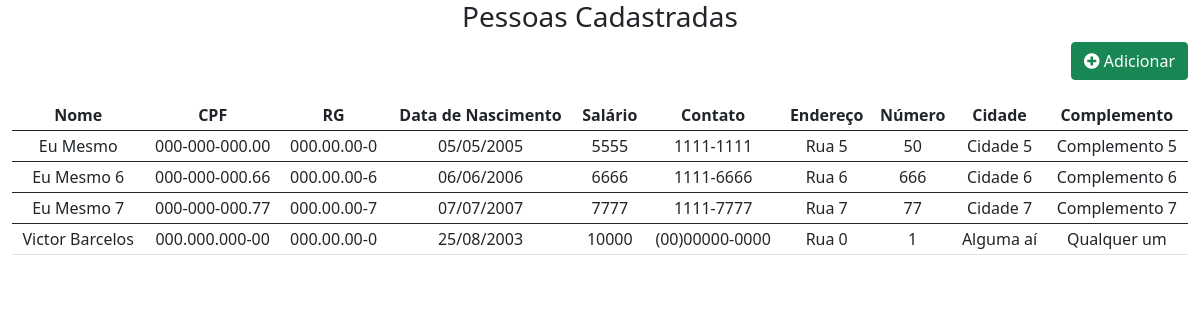
The page / on the database its author committed.
### tables this page shows
CREATE TABLE IF NOT EXISTS `pessoas` (
  `id` bigint UNSIGNED NOT NULL AUTO_INCREMENT,
  `cpf` varchar(15) DEFAULT NULL,
  `rg` varchar(15) DEFAULT NULL,
  `nome` varchar(50) DEFAULT NULL,
  `data_nascimento` date DEFAULT NULL,
  `salario` float DEFAULT NULL,
  PRIMARY KEY (`id`),
  UNIQUE KEY `id` (`id`)
);

CREATE TABLE IF NOT EXISTS `contato` (
  `id` bigint UNSIGNED NOT NULL AUTO_INCREMENT,
  `pessoa_id` int DEFAULT NULL,
  `contato` varchar(15) DEFAULT NULL,
  PRIMARY KEY (`id`),
  UNIQUE KEY `id` (`id`),
  KEY `pessoa_id` (`pessoa_id`)
);

CREATE TABLE IF NOT EXISTS `enderecos` (
  `id` bigint UNSIGNED NOT NULL AUTO_INCREMENT,
  `pessoa_id` int DEFAULT NULL,
  `cidade_id` int DEFAULT NULL,
  `endereco` varchar(255) DEFAULT NULL,
  `numero` int DEFAULT NULL,
  `complemento` varchar(255) DEFAULT NULL,
  PRIMARY KEY (`id`),
  UNIQUE KEY `id` (`id`),
  KEY `pessoa_id` (`pessoa_id`),
  KEY `cidade_id` (`cidade_id`)
);

CREATE TABLE IF NOT EXISTS `contatos` (
  `id` bigint UNSIGNED NOT NULL AUTO_INCREMENT,
  `cidade` varchar(50) DEFAULT NULL,
  PRIMARY KEY (`id`),
  UNIQUE KEY `id` (`id`)
);

### index.php (the view, shortened to what this page needs)
<?php
    include("conexao.php");
    $consulta_pessoas = "SELECT * FROM pessoas";
    $con_pessoas = $conectar->query($consulta_pessoas) or die ($conectar->error);
    $consulta_enderecos = "SELECT * FROM enderecos";
    $con_enderecos = $conectar->query($consulta_enderecos) or die ($conectar->error);
    $consulta_contato = "SELECT * FROM contato";
    $con_contato = $conectar->query($consulta_contato) or die ($conectar->error);
    $consulta_contatos = "SELECT * FROM contatos";
    $con_contatos = $conectar->query($consulta_contatos) or die ($conectar->error);
?>
<html>
<head>
    <link rel="stylesheet" href="css/style.css">
    <link href="https://cdn.jsdelivr.net/npm/bootstrap@5.1.0/dist/css/bootstrap.min.css" rel="stylesheet">
    <link rel="stylesheet" href="https://cdnjs.cloudflare.com/ajax/libs/font-awesome/5.15.1/css/all.min.css" />
</head>
<body>
    <div class="container-fluid">
        <section>
            <h3 style="text-align:center;">
                <span>Pessoas Cadastradas</span>
            </h3>
        </section>
        <section class="content">
            <div class="box">
                <div class="box-header with-border">
                    <div class="row margin-bottom-20">
                        <div class="col-md-12 text-right">
                            <a href="form_cadastro.php" title="Novo cadastro" id ="btn-novo" class="btn btn-success"><i class="fa fa-plus-circle"></i> Adicionar</a>
                        </div>
                    </div>
                </div>
            </div>
            <table class="table table-hover table-sm">
                <thead>
                    <tr>
                        <th class="text-center">Nome</th>
                        <th class="text-center">CPF</th>
                        <th class="text-center">RG</th>
                        <th class="text-center">Data de Nascimento</th>
                        <th class="text-center">Salário</th>
                        <th class="text-center">Contato</th>
                        <th class="text-center">Endereço</th>
                        <th class="text-center">Número</th>
                        <th class="text-center">Cidade</th>
                        <th class="text-center">Complemento</th>
                    </tr>
                </thead>
                <?php
                    while(
                        $dado_pessoas = $con_pessoas->fetch_array() and
                        $dado_enderecos = $con_enderecos->fetch_array() and
                        $dado_contato = $con_contato->fetch_array() and
                        $dado_contatos = $con_contatos->fetch_array() )
                        {
                ?>
                    <tbody>
                        <tr>
                            <td class="text-center">
                                <?php
                                    echo $dado_pessoas["nome"];
                                ?>
                            </td>
                            <td class="text-center">
                                <?php
                                    echo $dado_pessoas["cpf"];
                                ?>
                            </td>
                            <td class="text-center">
                                <?php
                                    echo $dado_pessoas["rg"];
                                ?>
                            </td>
                            <td class="text-center">
                                <?php
                                    echo date('d/m/Y', strtotime ($dado_pessoas["data_nascimento"]));
                                ?>
                            </td>
                            <td class="text-center">
                                <?php
                                    echo $dado_pessoas["salario"];
                                ?>
                            </td>
                            <td class="text-center">
                                <?php
                                    echo $dado_contato["contato"];
                                ?>
                            </td>
                            <td class="text-center">
                                <?php
                                    echo $dado_enderecos["endereco"];
                                ?>
                            </td>
                            <td class="text-center">
                                <?php
                                    echo $dado_enderecos["numero"];
                                ?>
                            </td>
                            <td class="text-center">
                                <?php
                                    echo $dado_contatos["cidade"];
                                ?>
                            </td>
                            <td class="text-center">
                                <?php
                                    echo $dado_enderecos["complemento"];
                                ?>
                            </td>
                        </tr>
                    </tbody>
                <?php } ?>
            </table>
        </section>
    </div>
</body>
</html>

### css/style.css (style rules this page uses)
.margin-bottom-20 { margin-bottom: 20px; }
.col-md-12 { text-align: right; }

### rows shown on the page
contatos: cidade "Cidade 5"
pessoas: nome "Eu Mesmo", cpf "000-000-000.00", rg "000.00.00-0", data_nascimento "05/05/2005", salario "5555"
contato: contato "1111-1111"
enderecos: endereco "Rua 5", numero "50", complemento "Complemento 5"
contatos: cidade "Cidade 6"
pessoas: nome "Eu Mesmo 6", cpf "000-000-000.66", rg "000.00.00-6", data_nascimento "06/06/2006", salario "6666"
contato: contato "1111-6666"
enderecos: endereco "Rua 6", numero "666", complemento "Complemento 6"
contatos: cidade "Cidade 7"
pessoas: nome "Eu Mesmo 7", cpf "000-000-000.77", rg "000.00.00-7", data_nascimento "07/07/2007", salario "7777"
contato: contato "1111-7777"
enderecos: endereco "Rua 7", numero "77", complemento "Complemento 7"
contatos: cidade "Alguma aí"
pessoas: nome "Victor Barcelos", cpf "000.000.000-00", rg "000.00.00-0", data_nascimento "25/08/2003", salario "10000"
contato: contato "(00)00000-0000"
enderecos: endereco "Rua 0", numero "1", complemento "Qualquer um"
